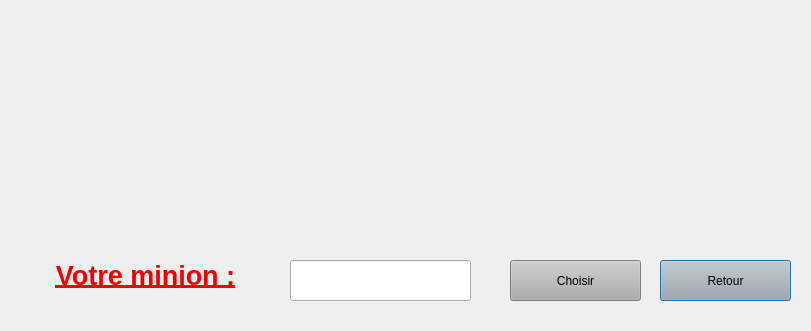
<?xml version="1.0" encoding="UTF-8"?>
<ui version="4.0">
 <class>CanAtkDialog</class>
 <widget class="QDialog" name="CanAtkDialog">
  <property name="geometry">
   <rect>
    <x>0</x>
    <y>0</y>
    <width>811</width>
    <height>331</height>
   </rect>
  </property>
  <property name="windowTitle">
   <string>Minion qui attaque</string>
  </property>
  <property name="windowIcon">
   <iconset resource="resources.qrc">
    <normaloff>:/img/img/wizardPokerLogo.png</normaloff>:/img/img/wizardPokerLogo.png</iconset>
  </property>
  <property name="styleSheet">
   <string notr="true"/>
  </property>
  <widget class="QWidget" name="layoutWidget">
   <property name="geometry">
    <rect>
     <x>0</x>
     <y>0</y>
     <width>811</width>
     <height>221</height>
    </rect>
   </property>
   <layout class="QHBoxLayout" name="canAtk"/>
  </widget>
  <widget class="QPushButton" name="retourButton">
   <property name="geometry">
    <rect>
     <x>660</x>
     <y>260</y>
     <width>131</width>
     <height>41</height>
    </rect>
   </property>
   <property name="styleSheet">
    <string notr="true">background: rgb(173, 173, 173)</string>
   </property>
   <property name="text">
    <string>Retour</string>
   </property>
  </widget>
  <widget class="QLineEdit" name="chosenMinion">
   <property name="geometry">
    <rect>
     <x>290</x>
     <y>260</y>
     <width>181</width>
     <height>41</height>
    </rect>
   </property>
   <property name="styleSheet">
    <string notr="true"/>
   </property>
  </widget>
  <widget class="QPushButton" name="choseButton">
   <property name="geometry">
    <rect>
     <x>510</x>
     <y>260</y>
     <width>131</width>
     <height>41</height>
    </rect>
   </property>
   <property name="styleSheet">
    <string notr="true">background: rgb(173, 173, 173)</string>
   </property>
   <property name="text">
    <string>Choisir</string>
   </property>
  </widget>
  <widget class="QLabel" name="label">
   <property name="geometry">
    <rect>
     <x>10</x>
     <y>250</y>
     <width>271</width>
     <height>51</height>
    </rect>
   </property>
   <property name="styleSheet">
    <string notr="true">background: transparent</string>
   </property>
   <property name="text">
    <string>&lt;html&gt;&lt;head/&gt;&lt;body&gt;&lt;p align=&quot;center&quot;&gt;&lt;span style=&quot; font-size:20pt; font-weight:600; text-decoration: underline; color:#f30101;&quot;&gt;Votre minion :&lt;/span&gt;&lt;/p&gt;&lt;/body&gt;&lt;/html&gt;</string>
   </property>
  </widget>
 </widget>
 <resources>
  <include location="resources.qrc"/>
 </resources>
 <connections/>
</ui>
